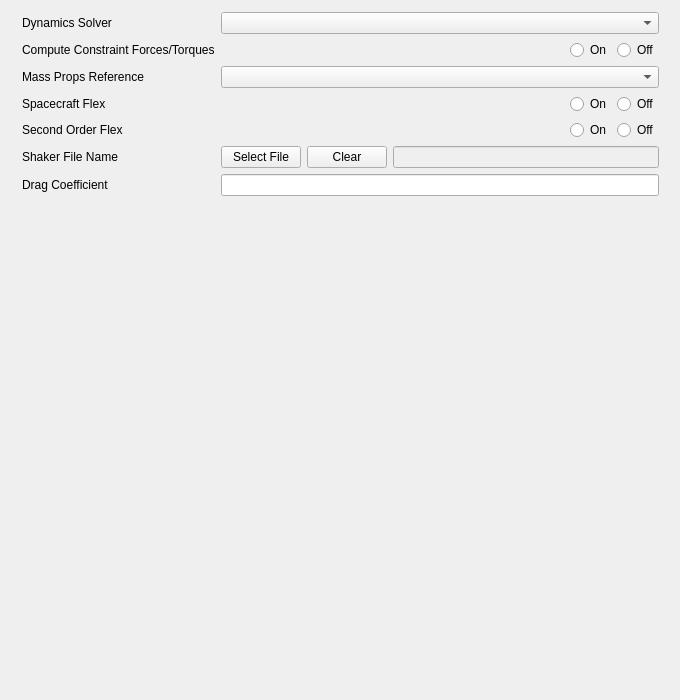
        <widget class="QWidget" name="dynamics">
         <attribute name="title">
          <string>Dynamics</string>
         </attribute>
         <widget class="QWidget" name="gridLayoutWidget">
          <property name="geometry">
           <rect>
            <x>10</x>
            <y>0</y>
            <width>661</width>
            <height>691</height>
           </rect>
          </property>
          <layout class="QGridLayout" name="gridLayout">
           <property name="sizeConstraint">
            <enum>QLayout::SetNoConstraint</enum>
           </property>
           <property name="leftMargin">
            <number>12</number>
           </property>
           <property name="topMargin">
            <number>12</number>
           </property>
           <property name="rightMargin">
            <number>12</number>
           </property>
           <property name="bottomMargin">
            <number>12</number>
           </property>
           <item row="6" column="1">
            <widget class="QLineEdit" name="spc_cur_drag"/>
           </item>
           <item row="4" column="1">
            <layout class="QHBoxLayout" name="horizontalLayout_13">
             <item>
              <spacer name="horizontalSpacer_3">
               <property name="orientation">
                <enum>Qt::Horizontal</enum>
               </property>
               <property name="sizeHint" stdset="0">
                <size>
                 <width>40</width>
                 <height>20</height>
                </size>
               </property>
              </spacer>
             </item>
             <item>
              <widget class="QRadioButton" name="spc_cur_2flex_on">
               <property name="text">
                <string>On</string>
               </property>
               <attribute name="buttonGroup">
                <string notr="true">spc_cur_2flex</string>
               </attribute>
              </widget>
             </item>
             <item>
              <widget class="QRadioButton" name="spc_cur_2flex_off">
               <property name="text">
                <string>Off</string>
               </property>
               <attribute name="buttonGroup">
                <string notr="true">spc_cur_2flex</string>
               </attribute>
              </widget>
             </item>
            </layout>
           </item>
           <item row="1" column="0">
            <widget class="QLabel" name="label_7">
             <property name="text">
              <string>Compute Constraint Forces/Torques</string>
             </property>
            </widget>
           </item>
           <item row="6" column="0">
            <widget class="QLabel" name="label_19">
             <property name="text">
              <string>Drag Coefficient</string>
             </property>
            </widget>
           </item>
           <item row="1" column="1">
            <layout class="QHBoxLayout" name="horizontalLayout_11">
             <item>
              <spacer name="horizontalSpacer">
               <property name="orientation">
                <enum>Qt::Horizontal</enum>
               </property>
               <property name="sizeHint" stdset="0">
                <size>
                 <width>40</width>
                 <height>20</height>
                </size>
               </property>
              </spacer>
             </item>
             <item>
              <widget class="QRadioButton" name="spc_cur_con_on">
               <property name="text">
                <string>On</string>
               </property>
               <attribute name="buttonGroup">
                <string notr="true">spc_cur_con</string>
               </attribute>
              </widget>
             </item>
             <item>
              <widget class="QRadioButton" name="spc_cur_con_off">
               <property name="text">
                <string>Off</string>
               </property>
               <attribute name="buttonGroup">
                <string notr="true">spc_cur_con</string>
               </attribute>
              </widget>
             </item>
            </layout>
           </item>
           <item row="5" column="0">
            <widget class="QLabel" name="label">
             <property name="text">
              <string>Shaker File Name</string>
             </property>
            </widget>
           </item>
           <item row="5" column="1">
            <layout class="QHBoxLayout" name="horizontalLayout_64">
             <item>
              <widget class="QPushButton" name="spc_cur_shaker_select">
               <property name="text">
                <string>Select File</string>
               </property>
               <property name="autoDefault">
                <bool>false</bool>
               </property>
              </widget>
             </item>
             <item>
              <widget class="QPushButton" name="spc_cur_shaker_clear">
               <property name="text">
                <string>Clear</string>
               </property>
               <property name="autoDefault">
                <bool>false</bool>
               </property>
              </widget>
             </item>
             <item>
              <widget class="QLineEdit" name="spc_cur_shaker_file">
               <property name="enabled">
                <bool>false</bool>
               </property>
              </widget>
             </item>
            </layout>
           </item>
           <item row="3" column="0">
            <widget class="QLabel" name="label_9">
             <property name="text">
              <string>Spacecraft Flex</string>
             </property>
            </widget>
           </item>
           <item row="2" column="1">
            <widget class="QComboBox" name="spc_cur_masspropref"/>
           </item>
           <item row="7" column="0">
            <spacer name="verticalSpacer">
             <property name="orientation">
              <enum>Qt::Vertical</enum>
             </property>
             <property name="sizeHint" stdset="0">
              <size>
               <width>20</width>
               <height>40</height>
              </size>
             </property>
            </spacer>
           </item>
           <item row="0" column="1">
            <widget class="QComboBox" name="spc_cur_solver"/>
           </item>
           <item row="2" column="0">
            <widget class="QLabel" name="label_8">
             <property name="text">
              <string>Mass Props Reference</string>
             </property>
            </widget>
           </item>
           <item row="3" column="1">
            <layout class="QHBoxLayout" name="horizontalLayout_12">
             <item>
              <spacer name="horizontalSpacer_2">
               <property name="orientation">
                <enum>Qt::Horizontal</enum>
               </property>
               <property name="sizeHint" stdset="0">
                <size>
                 <width>40</width>
                 <height>20</height>
                </size>
               </property>
              </spacer>
             </item>
             <item>
              <widget class="QRadioButton" name="spc_cur_flex_on">
               <property name="text">
                <string>On</string>
               </property>
               <attribute name="buttonGroup">
                <string notr="true">spc_cur_flex</string>
               </attribute>
              </widget>
             </item>
             <item>
              <widget class="QRadioButton" name="spc_cur_flex_off">
               <property name="text">
                <string>Off</string>
               </property>
               <attribute name="buttonGroup">
                <string notr="true">spc_cur_flex</string>
               </attribute>
              </widget>
             </item>
            </layout>
           </item>
           <item row="0" column="0">
            <widget class="QLabel" name="label_6">
             <property name="text">
              <string>Dynamics Solver</string>
             </property>
            </widget>
           </item>
           <item row="4" column="0">
            <widget class="QLabel" name="label_18">
             <property name="text">
              <string>Second Order Flex</string>
             </property>
            </widget>
           </item>
          </layout>
         </widget>
        </widget>
